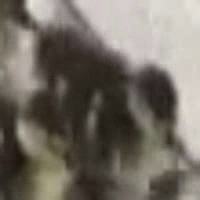
#> input picture frame 40 of computer-vision/duckTracking/3D Modelling/tracked_duck.avi, 200 x 200 px, given in place of video_test.mp4, which was not available
$ python cannyFilterVideo.py
#> lines starting #> are read from the running program, lines starting #| are printed output that depends on the picture; pictures that were not available may be replaced by others from this repository, and a replacement may not be noted
#> further down, frame is the input picture: shape (200, 200, 3); mean B, G, R 101.3, 109.7, 115.8
# Apply a made from scratch canny filter to an image
import cv2
import numpy as np
import imutils
import matplotlib.pyplot as plt
import math
import time

SHOW_IMAGE_RESOLUTION = 500
SOURCE = "video_test.mp4"
SCRATCH_IMPLEMENTATION = True

def cannyFilter(image):
    # Convert the image to grayscale
    start_time = time.time()
    gray = grayImage(image)
    print(f"Gray image time: {time.time() - start_time}")
    # Apply a gaussian blur to the image
    start_time = time.time()
    blur = gaussianBlur(gray)
    print(f"Gaussian blur time: {time.time() - start_time}")
    # Apply the sobel operator to the image
    start_time = time.time()
    sobel, direction = sobelOperator(blur)
    print(f"Sobel operator time: {time.time() - start_time}")
    # Apply non-maximum suppression to the image
    start_time = time.time()
    nonMax = nonMaximumSuppression(sobel, direction)
    print(f"Non-maximum suppression time: {time.time() - start_time}")
    # Apply hysteresis thresholding to the image
    start_time = time.time()
    hysteresis = hysteresisThresholding(nonMax)
    print(f"Hysteresis thresholding time: {time.time() - start_time}")
    print("------------------------------------")

    return gray, blur, sobel, nonMax, hysteresis

def grayImage(image):
    """ Convert the image to grayscale using the NTSC standard
    Args:
        image: The input image numpy array
    Returns:
        grayImage: The grayscale image as a numpy array
    """
    grayImage = image.copy()
    # coefficients for converting to grayscale, based on NTSC standard for converting RGB to luminance (grayscale)
    r_coeff = 0.2989
    g_coeff = 0.5870
    b_coeff = 0.1140
    # cv2 format is BGR, each channel is multiplied by its coefficient
    # without coefficient would be:
    # grayImage = np.sum(grayImage, axis=2) / 3
    grayImage = r_coeff * grayImage[:, :, 2] + g_coeff * grayImage[:, :, 1] + b_coeff * grayImage[:, :, 0]
    # Notice the resulting numpy array only has one channel now, so shape is (height, width) instead of (height, width, 3)
    return grayImage


def gaussianBlur(image, kernelSize=5, sigma=1):

#> called with kernelSize = 5, sigma = 1
    gaussianImage = image.copy()
    # Create a kernel for the gaussian blur
    kernel = np.zeros((kernelSize, kernelSize))
    def gaussian(x, y, sigma):
        # Gaussian function to fill the kernel, uses the formula for a 2D gaussian distribution
        return (1 / (2 * np.pi * sigma ** 2)) * np.exp(-(x ** 2 + y ** 2) / (2 * sigma ** 2))
    # Fill the kernel with values
    kernelSum = 0
    for i in range(kernelSize):
        for j in range(kernelSize):
            cell = gaussian(i - kernelSize // 2, j - kernelSize // 2, sigma)
            kernel[i, j] = cell
            kernelSum += cell
    # Normalize the kernel
    kernel /= kernelSum

    # Apply the kernel to the image with convolution, using the cv2.filter2D function
    # convolution can be applied manually like:
    # for i in range(0, image.shape[0] - kernelSize):
    #     for j in range(0, image.shape[1] - kernelSize):
    #         gaussianImage[i, j] = np.sum(image[i:i + kernelSize, j:j + kernelSize] * kernel)
    # but cv2.filter2D is faster as it uses M*N(K+L) operations instead of M*N*K*L operations
    gaussianImage = cv2.filter2D(gaussianImage, -1, kernel)

    return gaussianImage

def sobelOperator(image):
    # Create a kernel for the sobel operator
    sobelImage = image.copy()
    # sobel operators
    sobelX = np.array([[-1, 0, 1], [-2, 0, 2], [-1, 0, 1]])
    sobelY = np.array([[1, 2, 1], [0, 0, 0], [-1, -2, -1]])
    # Apply the sobel operator to the image with convolution
    sobelXImage = cv2.filter2D(sobelImage, -1, sobelX)
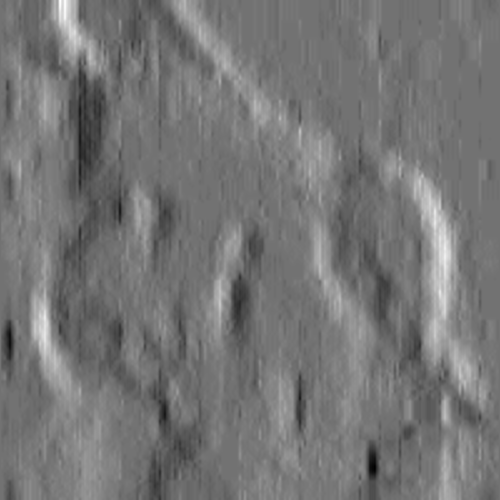
#> sobelXImage: shape (500, 500) float64; min -75.13, max 91.47, mean 1.8; drawn with min black and max white
    sobelYImage = cv2.filter2D(sobelImage, -1, sobelY)
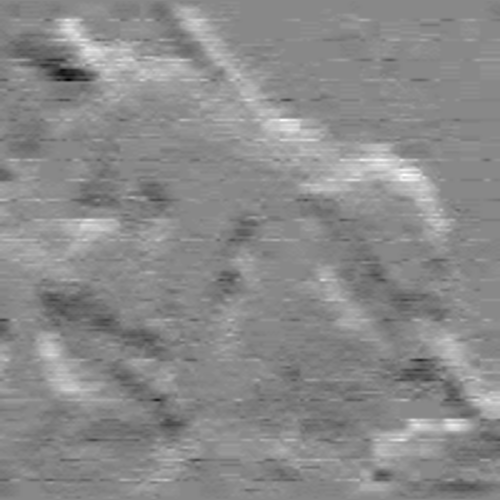
#> sobelYImage: shape (500, 500) float64; min -70.26, max 61.47, mean 1.4; drawn with min black and max white
    # Calculate the gradient magnitude
    sobelImage = np.sqrt(sobelXImage ** 2 + sobelYImage ** 2)
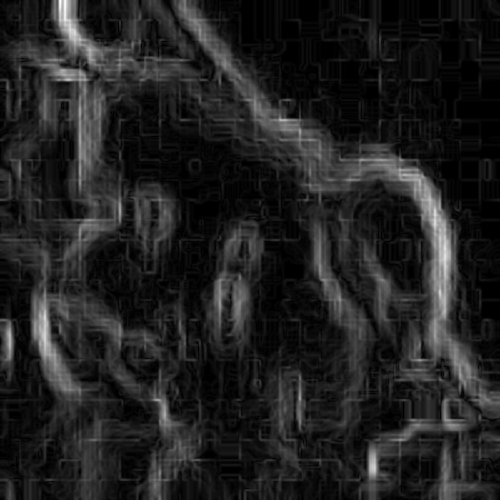
#> sobelImage: shape (500, 500) float64; min 0, max 91.47, mean 12.1; drawn with min black and max white
    # Normalize the gradient magnitude
    sobelImage = (sobelImage / np.max(sobelImage) * 255).astype(np.uint8)
    direction = np.arctan2(sobelYImage, sobelXImage)

    return sobelImage, direction

def nonMaximumSuppression(image, direction):
    # Apply non-maximum suppression to the image, which thins the edges by setting pixels to zero if they are not the maximum in the direction of the gradient
    # this means that these pixels are not actually the edge but a part of it
    nonMaxImage = image.copy()
    # convert to degrees
    direction = np.rad2deg(direction)
    # make all negative angles positive by adding 180 degrees
    direction[direction < 0] += 180
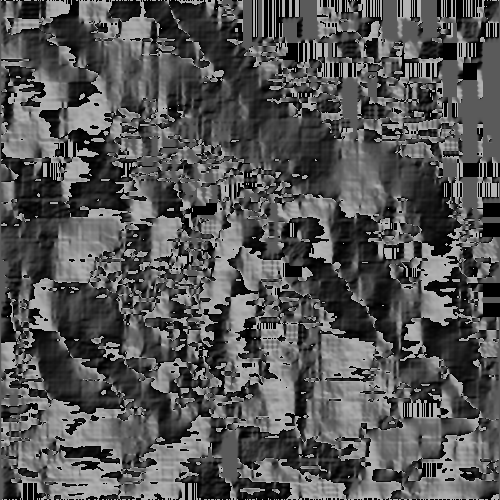
#> direction: shape (500, 500) float64; min 0, max 180, mean 84.9
    for i in range(1, image.shape[0] - 1):
        for j in range(1, image.shape[1] - 1):
            angle = direction[i, j]
            # this checks for pixel at either the horizontal, vertical or diagonal directionsss
            # check if the angle is within the 0-45 degree range
            if (0 <= angle < 22.5) or (157.5 <= angle <= 180):
                if (image[i, j] < image[i, j + 1]) or (image[i, j] < image[i, j - 1]):
                    nonMaxImage[i, j] = 0
            # check if the angle is within the 45-90 degree range
            elif (22.5 <= angle < 67.5):
                if (image[i, j] < image[i - 1, j + 1]) or (image[i, j] < image[i + 1, j - 1]):
                    nonMaxImage[i, j] = 0
            # check if the angle is within the 90-135 degree range
            elif (67.5 <= angle < 112.5):
                if (image[i, j] < image[i - 1, j]) or (image[i, j] < image[i + 1, j]):
                    nonMaxImage[i, j] = 0
            # check if the angle is within the 135-180 degree range
            elif (112.5 <= angle < 157.5):
                if (image[i, j] < image[i - 1, j - 1]) or (image[i, j] < image[i + 1, j + 1]):
                    nonMaxImage[i, j] = 0
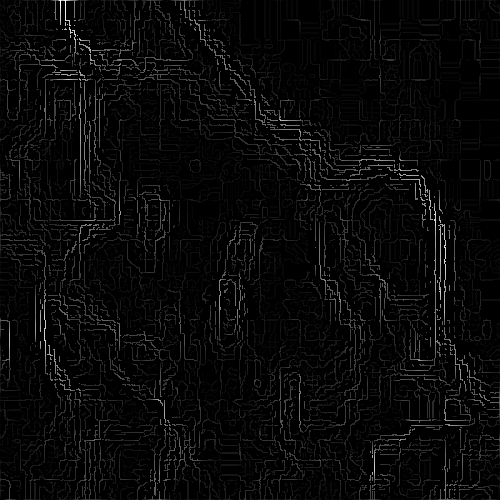
#> nonMaxImage: shape (500, 500); min 0, max 255, mean 8.4

    return nonMaxImage

def hysteresisThresholding(image, lowThreshold=0.02, highThreshold=0.15):
    # Apply hysteresis thresholding to the image, which uses two thresholds to determine strong, weak, and non-relevant pixels
#> called with lowThreshold = 0.02, highThreshold = 0.15
    hysteresisImage = image.copy()

    tresholdHigh = highThreshold * np.max(hysteresisImage)
#> tresholdHigh = 38.25
    tresholdLow = lowThreshold * np.max(hysteresisImage)
#> tresholdLow = 5.1

    # value in between the high and low threshold, 255 is white, 50 is a dark gray
    weak = 50
    strong = 255

    # set all pixels above the high threshold to strong
    hysteresisImage[hysteresisImage > tresholdHigh] = strong
    # set all pixels below the low threshold to weak
    hysteresisImage[hysteresisImage < tresholdLow] = 0
#> hysteresisImage: shape (500, 500); min 0, max 255, mean 22.9
    # set all pixels in between the high and low threshold to weak
    hysteresisImage[(hysteresisImage >= tresholdLow) & (hysteresisImage <= tresholdHigh)] = weak
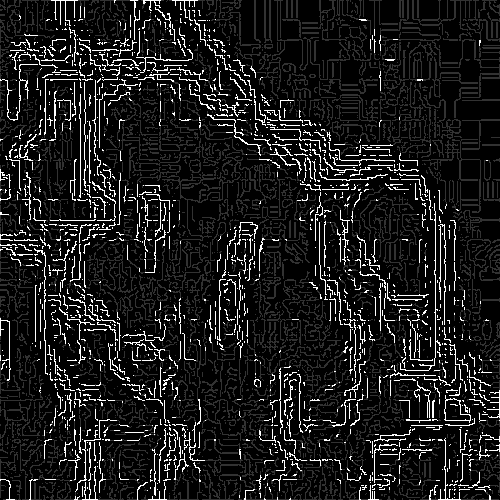
#> hysteresisImage: shape (500, 500); min 0, max 255, mean 27.5

    return hysteresisImage

def joinImages(images=[], rows=0, cols=0):
    # Join images into a single image, assumes all images have the same height
    # convert all images to RGB in case they are grayscale or have only one channel
#> called with rows = 2, cols = 0
    for i in range(len(images)):
        # print(len(images[i].shape))
        if len(images[i].shape) == 2:
            images[i] = cv2.merge((images[i], images[i], images[i]))
        elif images[i].shape[2] == 1:
            images[i] = cv2.merge((images[i], images[i], images[i]))
#> this loop made 6 passes
#> after the loop, images = 6 items

    # rows takes precedence over cols
    if rows == 0 and cols == 0:
        rows = len(images)
    if rows == 0:
        rows = math.ceil(len(images) / cols)
    if cols == 0:
        cols = math.ceil(len(images) / rows)
#> cols = 3

    #print(f"Rows: {rows}, Cols: {cols}")
    # resize all images to the same height, so that all fit in a cv window of height height
    original_height = images[0].shape[0]
#> original_height = 500
    original_width = images[0].shape[1]
#> original_width = 500

    #print(f"Original width: {original_width}, Original height: {original_height}")
    for i in range(len(images)):
        images[i] = imutils.resize(images[i], height=original_height//rows, width=original_width//cols)
    # join the images
    result_image = np.zeros((images[0].shape[0] * rows, images[0].shape[1] * cols, 3), dtype=np.uint8)
    #print(f"Result image shape: {result_image.shape}")
    image_counter = 0
    for i in range(rows):
        row_start = images[image_counter].shape[0] * i
        for j in range(cols):
            col_start =images[image_counter].shape[1] * j
            image = images[image_counter]
            # print(f"Image {image_counter} shape: {image.shape}, row_start: {row_start}, col_start: {col_start}")
            result_image[row_start:row_start + image.shape[0], col_start:col_start + image.shape[1]] = image
            image_counter += 1
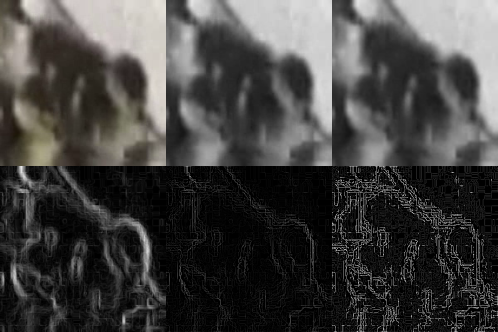
#> result_image: shape (332, 498, 3); mean of channels 0, 1, 2 65.1, 66.5, 67.6; drawn as B, G, R
#> after the loop, image_counter = 6

    return result_image


if __name__ == "__main__":

    # reads from video or camera
    cap = cv2.VideoCapture(SOURCE)

    while True:
        ret, frame = cap.read()
        if not ret:
            break

        frame = imutils.resize(frame, height=SHOW_IMAGE_RESOLUTION)
        if SCRATCH_IMPLEMENTATION:
            gray, blur, sobel, nonMax, hysteresis = cannyFilter(frame)

            show_image = joinImages([frame, gray, blur, sobel, nonMax, hysteresis], rows=2)
            show_image = imutils.resize(show_image, height=SHOW_IMAGE_RESOLUTION)
            cv2.imshow("Canny Filter", show_image)
        else:
            gray = cv2.cvtColor(frame, cv2.COLOR_BGR2GRAY)
            edges = cv2.Canny(gray, 10, 50)
            show_image = joinImages([frame, edges], rows=1)
            show_image = imutils.resize(show_image, height=SHOW_IMAGE_RESOLUTION)
            cv2.imshow("Canny Filter", show_image)

        if cv2.waitKey(1) & 0xFF == ord('q'):
#> (key q is pressed here)
            break

    cap.release()
    cv2.destroyAllWindows()

$ run again, starting later in the video
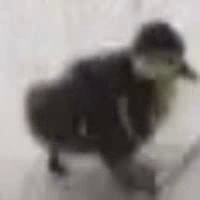
#> input picture frame 182 of computer-vision/duckTracking/3D Modelling/tracked_duck.avi, 200 x 200 px, given in place of video_test.mp4, which was not available
#> frame is the input picture: shape (200, 200, 3); mean B, G, R 129.6, 132, 136.9
#> frame: shape (500, 500, 3)
#> after the loop in nonMaximumSuppression, `for i in range(1, image.shape[0] - 1):`:
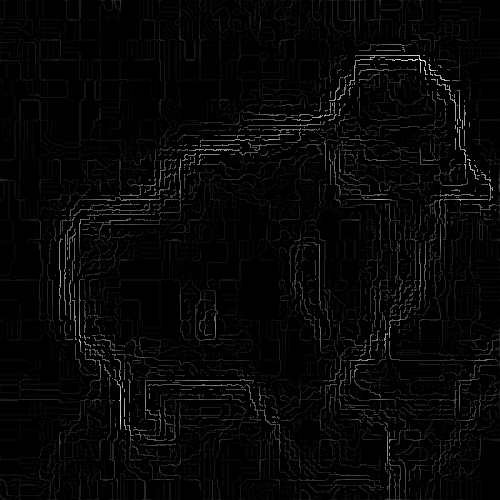
#> nonMaxImage: shape (500, 500); min 0, max 255, mean 6.5
#> tresholdHigh = 38.25
#> tresholdLow = 5.1
#> the loop in joinImages, `for i in range(len(images)):` made 6 passes
#> after the loop in joinImages, `for i in range(len(images)):`: images = 6 items
#> cols = 3
#> after the loop in joinImages, `for i in range(rows):`:
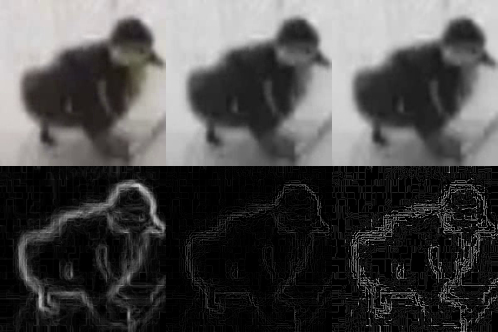
#> result_image: shape (332, 498, 3); mean of channels 0, 1, 2 74.6, 75, 75.8; drawn as B, G, R
#> after the loop in joinImages, `for i in range(rows):`: image_counter = 6

$ run again, starting later in the video
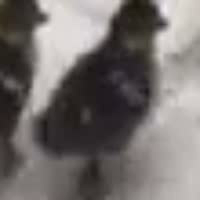
#> input picture frame 324 of computer-vision/duckTracking/3D Modelling/tracked_duck.avi, 200 x 200 px, given in place of video_test.mp4, which was not available
#> frame is the input picture: shape (200, 200, 3); mean B, G, R 108.9, 110.9, 116.1
#> frame: shape (500, 500, 3)
#> after the loop in nonMaximumSuppression, `for i in range(1, image.shape[0] - 1):`:
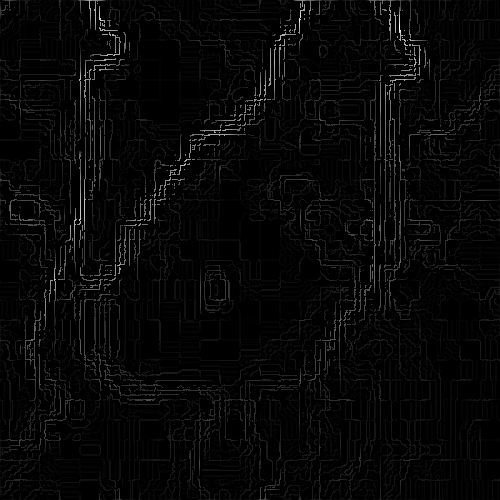
#> nonMaxImage: shape (500, 500); min 0, max 255, mean 6.6
#> tresholdHigh = 38.25
#> tresholdLow = 5.1
#> the loop in joinImages, `for i in range(len(images)):` made 6 passes
#> after the loop in joinImages, `for i in range(len(images)):`: images = 6 items
#> cols = 3
#> after the loop in joinImages, `for i in range(rows):`:
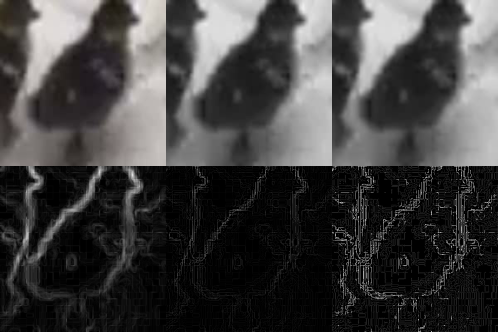
#> result_image: shape (332, 498, 3); mean of channels 0, 1, 2 64.1, 64.4, 65.3; drawn as B, G, R
#> after the loop in joinImages, `for i in range(rows):`: image_counter = 6
